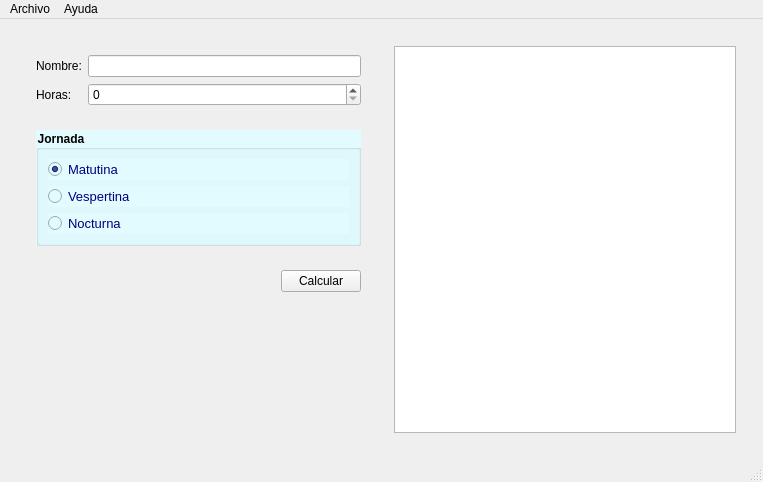
<?xml version="1.0" encoding="UTF-8"?>
<ui version="4.0">
 <class>principal</class>
 <widget class="QMainWindow" name="principal">
  <property name="geometry">
   <rect>
    <x>0</x>
    <y>0</y>
    <width>763</width>
    <height>482</height>
   </rect>
  </property>
  <property name="windowTitle">
   <string>principal</string>
  </property>
  <widget class="QWidget" name="centralwidget">
   <layout class="QHBoxLayout" name="horizontalLayout_3">
    <item>
     <widget class="QWidget" name="widget_2" native="true">
      <layout class="QHBoxLayout" name="horizontalLayout_4">
       <item>
        <widget class="QWidget" name="widget_5" native="true">
         <layout class="QVBoxLayout" name="verticalLayout">
          <item>
           <widget class="QWidget" name="widget_3" native="true">
            <layout class="QFormLayout" name="formLayout">
             <item row="0" column="0">
              <widget class="QLabel" name="label">
               <property name="text">
                <string>Nombre:</string>
               </property>
              </widget>
             </item>
             <item row="0" column="1">
              <widget class="QLineEdit" name="lineEdit"/>
             </item>
             <item row="1" column="0">
              <widget class="QLabel" name="label_2">
               <property name="text">
                <string>Horas:</string>
               </property>
              </widget>
             </item>
             <item row="1" column="1">
              <widget class="QSpinBox" name="spinBox"/>
             </item>
            </layout>
           </widget>
          </item>
          <item>
           <widget class="QWidget" name="widget_4" native="true">
            <layout class="QGridLayout" name="gridLayout">
             <item row="0" column="0">
              <widget class="QGroupBox" name="groupBox">
               <property name="font">
                <font>
                 <pointsize>9</pointsize>
                 <weight>75</weight>
                 <bold>true</bold>
                </font>
               </property>
               <property name="styleSheet">
                <string notr="true">background-color: rgb(226, 251, 255);</string>
               </property>
               <property name="title">
                <string>Jornada</string>
               </property>
               <layout class="QVBoxLayout" name="verticalLayout_2">
                <item>
                 <widget class="QRadioButton" name="inMatutina">
                  <property name="font">
                   <font>
                    <pointsize>10</pointsize>
                    <weight>50</weight>
                    <bold>false</bold>
                    <underline>false</underline>
                   </font>
                  </property>
                  <property name="styleSheet">
                   <string notr="true">color: rgb(0, 0, 127);</string>
                  </property>
                  <property name="text">
                   <string>Matutina</string>
                  </property>
                  <property name="checked">
                   <bool>true</bool>
                  </property>
                 </widget>
                </item>
                <item>
                 <widget class="QRadioButton" name="inVespertina">
                  <property name="font">
                   <font>
                    <pointsize>10</pointsize>
                    <weight>50</weight>
                    <bold>false</bold>
                    <underline>false</underline>
                    <strikeout>false</strikeout>
                   </font>
                  </property>
                  <property name="styleSheet">
                   <string notr="true">color: rgb(0, 0, 127);
</string>
                  </property>
                  <property name="text">
                   <string>Vespertina</string>
                  </property>
                 </widget>
                </item>
                <item>
                 <widget class="QRadioButton" name="inNocturna">
                  <property name="font">
                   <font>
                    <pointsize>10</pointsize>
                    <weight>50</weight>
                    <bold>false</bold>
                    <underline>false</underline>
                   </font>
                  </property>
                  <property name="styleSheet">
                   <string notr="true">color: rgb(0, 0, 127);
</string>
                  </property>
                  <property name="text">
                   <string>Nocturna</string>
                  </property>
                 </widget>
                </item>
               </layout>
              </widget>
             </item>
            </layout>
           </widget>
          </item>
          <item>
           <widget class="QWidget" name="widget_6" native="true">
            <layout class="QHBoxLayout" name="horizontalLayout">
             <item>
              <spacer name="horizontalSpacer">
               <property name="orientation">
                <enum>Qt::Horizontal</enum>
               </property>
               <property name="sizeHint" stdset="0">
                <size>
                 <width>72</width>
                 <height>20</height>
                </size>
               </property>
              </spacer>
             </item>
             <item>
              <widget class="QPushButton" name="cmdCalcular">
               <property name="text">
                <string>Calcular</string>
               </property>
              </widget>
             </item>
            </layout>
           </widget>
          </item>
          <item>
           <spacer name="verticalSpacer">
            <property name="orientation">
             <enum>Qt::Vertical</enum>
            </property>
            <property name="sizeHint" stdset="0">
             <size>
              <width>28</width>
              <height>137</height>
             </size>
            </property>
           </spacer>
          </item>
         </layout>
        </widget>
       </item>
       <item>
        <widget class="QWidget" name="widget" native="true">
         <layout class="QHBoxLayout" name="horizontalLayout_2">
          <item>
           <widget class="QPlainTextEdit" name="autResultado"/>
          </item>
         </layout>
        </widget>
       </item>
      </layout>
     </widget>
    </item>
   </layout>
  </widget>
  <widget class="QMenuBar" name="menubar">
   <property name="geometry">
    <rect>
     <x>0</x>
     <y>0</y>
     <width>763</width>
     <height>21</height>
    </rect>
   </property>
   <widget class="QMenu" name="menuArchivo">
    <property name="title">
     <string>Archivo</string>
    </property>
    <addaction name="actionNuevo"/>
    <addaction name="actionAbrir"/>
    <addaction name="actionGuardar"/>
    <addaction name="actionSalir"/>
    <addaction name="actionCalcular"/>
   </widget>
   <widget class="QMenu" name="menuAyuda">
    <property name="title">
     <string>Ayuda</string>
    </property>
    <addaction name="actionAcerca_de"/>
   </widget>
   <addaction name="menuArchivo"/>
   <addaction name="menuAyuda"/>
  </widget>
  <widget class="QStatusBar" name="statusbar"/>
  <action name="actionNuevo">
   <property name="icon">
    <iconset>
     <normaloff>fotos/agregar-archivo.png</normaloff>fotos/agregar-archivo.png</iconset>
   </property>
   <property name="text">
    <string>&amp;Nuevo </string>
   </property>
   <property name="shortcut">
    <string>Ctrl+N</string>
   </property>
  </action>
  <action name="actionAbrir">
   <property name="icon">
    <iconset>
     <normaloff>fotos/carpeta.png</normaloff>fotos/carpeta.png</iconset>
   </property>
   <property name="text">
    <string>A&amp;brir</string>
   </property>
   <property name="shortcut">
    <string>Ctrl+O</string>
   </property>
  </action>
  <action name="actionGuardar">
   <property name="icon">
    <iconset>
     <normaloff>fotos/salvar.png</normaloff>fotos/salvar.png</iconset>
   </property>
   <property name="text">
    <string>&amp;Guardar</string>
   </property>
   <property name="shortcut">
    <string>Ctrl+S</string>
   </property>
  </action>
  <action name="actionSalir">
   <property name="icon">
    <iconset>
     <normaloff>fotos/salida.png</normaloff>fotos/salida.png</iconset>
   </property>
   <property name="text">
    <string>&amp;Salir</string>
   </property>
   <property name="shortcut">
    <string>Ctrl+Q</string>
   </property>
  </action>
  <action name="actionCalcular">
   <property name="icon">
    <iconset>
     <normaloff>fotos/calcular.png</normaloff>fotos/calcular.png</iconset>
   </property>
   <property name="text">
    <string>&amp;Calcular</string>
   </property>
   <property name="shortcut">
    <string>F1</string>
   </property>
  </action>
  <action name="actionAcerca_de">
   <property name="icon">
    <iconset>
     <normaloff>fotos/acerca-de.png</normaloff>fotos/acerca-de.png</iconset>
   </property>
   <property name="text">
    <string>Ac&amp;erca_de</string>
   </property>
  </action>
 </widget>
 <resources/>
 <connections/>
</ui>
